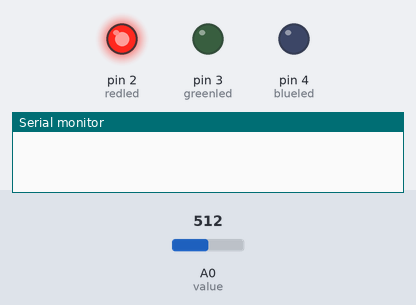
Recording of a sketch running on a simulated Arduino Uno, built with avr-gcc and run on an emulated ATmega328P. On the bench: output pins drawn as LEDs (lit = HIGH), the last lines printed to the serial monitor. The test bench sets the inputs (shaded band); at power-on: A0 (value) = 512.

Above: at 0.07 s.
At 1.47 s:
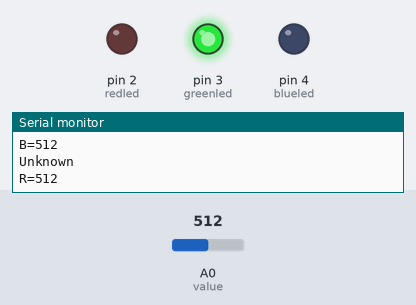
At 2.87 s:
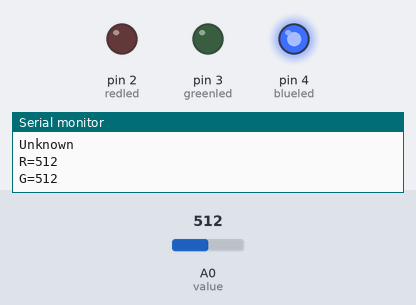
Timing chart, 0 to 3.2 s (numbered marks = the images above):
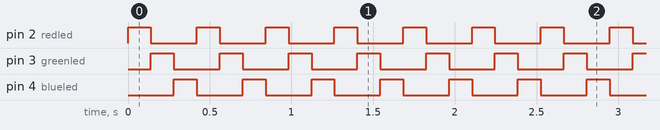

The sketch:

SensorColor.ino
```cpp
//declaração de pinos e variaveis
int redled = 2;
int greenled = 3;
int blueled = 4;

int value = A0;

int red;
int blue;
int green;


void setup() {
    //define quais são as saídas
    pinMode(redled, OUTPUT);
    pinMode(greenled, OUTPUT);
    pinMode(blueled, OUTPUT);

    //define a entrada de valores da porta analógica
    pinMode(value, INPUT);

    //inicia o monitor serial
    Serial.begin(9600);

}

void loop() {
    //liga o led vermelho
    digitalWrite(redled, HIGH);
    delay(40);
    /*o valor lido na porta analógica
    no momento que o led está ligado
    é guardado na variável red*/
    red = analogRead(value);
    delay(100);
    //mostra no monitor serial o valor lido
    Serial.print("R=");
    Serial.println(red);
    //desliga o led vermelho
    digitalWrite(redled, LOW);

    //liga o led verde
    digitalWrite(greenled, HIGH);
    delay(40);
    /*o valor lido na porta analógica
    no momento que o led está ligado
    é guardado na variável green*/
    green = analogRead(value);
    delay(100);
    //mostra no monitor serial o valor lido
    Serial.print("G=");
    Serial.println(green);
    //desliga o led verde
    digitalWrite(greenled, LOW);

    //liga o led azul
    digitalWrite(blueled, HIGH);
    delay(40);
    /*o valor lido na porta analógica
    no momento que o led está ligado
    é guardado na variável blue*/
    blue = analogRead(value);
    delay(100);
    //mostra no monitor serial o valor lido
    Serial.print("B=");
    Serial.println(blue);
    //desliga o led azul
    digitalWrite(blueled, LOW);

    /*Caso os valores de red, blue e green forem parecidos e altos
    demonstra que nenhum valor está sendo mostrado*/
    if (red > 100 && blue > 150 && green > 150)
        Serial.println("Unknown");
    else {

        /* Caso os valores de red for maior que blue e green
         * significa que a cor é vermelho*/
        if (red > blue && red > green) {
            Serial.println("*** Red ***");
      }

        if (green > blue && green > red) {
            /* Caso os valores de green for maior que blue e red.
            * E que green e red são maiores que blue
            * significa que a cor é amarelo*/
            if (green > blue && red > blue) {
                Serial.println("*** Yellow ***");
            }
            else
                /*Caso os valores de green for maior que blue e red
                significa que a cor é verde*/
                Serial.println("*** Green ***");
        }

        if (blue > red && blue > green) {
            /* Caso os valores de blue for maior que greeb e red.
            * Que blue é maior que red,
            * Que green é maior que 100,
            * E que red é menor que 70,
            * significa que a cor é ciano.*/
            if (blue > red && green > 100 && red < 70) {
                Serial.println("*** Cyan ***");
            }
            /* Caso os valores de red for maior que 70,
            * E que blue é maior que green,
            * significa que a cor é magenta*/
            else if (red > 70 && blue > green) {
                Serial.println("*** Magent ***");
            }
            else
                /*Caso os valores de blue for maior que green e red
                significa que a cor é azul*/
                Serial.println("*** Blue ***");
        }
    }
}
```

Measured:
- by itself, pin 2 (redled), pin 3 (greenled), pin 4 (blueled): alternates HIGH for 0.14 s and LOW for 0.28 s
